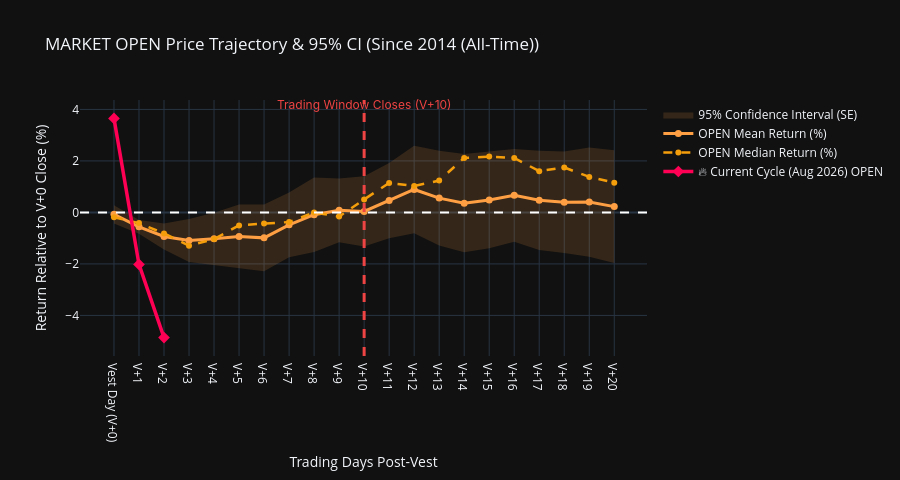
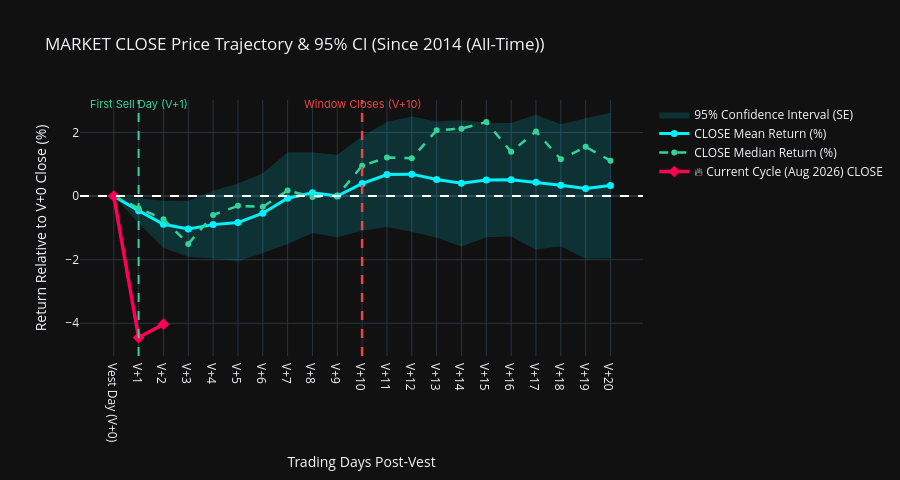

These figures' notebook cell, in order:
### Markdown cell above
## 2. Separate OPEN and CLOSE Price Trajectories (with 95% Confidence Intervals & V+10 Cutoff Line)

Below we plot separate charts for **Market Open ($O_t$)** and **Market Close ($C_t$)** relative to Vest Day $V+0$ Close ($C_0$).
The vertical dashed line marks **$V+10$** where the employee trading window closes.

### Code cell
def plot_open_close_separate(tf_key='all', tf_title='Since 2014 (All-Time)'):
    days_data = results_data[tf_key]['summary_days']
    days_x = [d['day_label'] for d in days_data]
    
    # 1. OPEN Chart
    o_mean = [d['open_mean'] for d in days_data]
    o_med = [d['open_median'] for d in days_data]
    o_lower = [d['open_ci_lower'] for d in days_data]
    o_upper = [d['open_ci_upper'] for d in days_data]
    
    fig_o = go.Figure()
    fig_o.add_trace(go.Scatter(
        x=days_x + days_x[::-1],
        y=o_upper + o_lower[::-1],
        fill='toself',
        fillcolor='rgba(255, 159, 67, 0.15)',
        line=dict(color='rgba(0,0,0,0)'),
        name='95% Confidence Interval (SE)',
        showlegend=True
    ))
    fig_o.add_trace(go.Scatter(x=days_x, y=o_mean, mode='lines+markers', name='OPEN Mean Return (%)',
                               line=dict(color='#ff9f43', width=3), marker=dict(size=7)))
    fig_o.add_trace(go.Scatter(x=days_x, y=o_med, mode='lines+markers', name='OPEN Median Return (%)',
                               line=dict(color='#f59e0b', width=2.5, dash='dash'), marker=dict(size=6)))
    
    fig_o.add_shape(type="line", x0="V+10", x1="V+10", y0=0, y1=1, yref="paper",
                    line=dict(color="#ef4444", width=3, dash="dash"))
    fig_o.add_annotation(x="V+10", y=1.02, yref="paper", text="Trading Window Closes (V+10)",
                         showarrow=False, font=dict(color="#ef4444", size=12, family="Inter"))
    fig_o.add_hline(y=0, line_dash="dash", line_color="white")
    
    fig_o.update_layout(
        title=f"MARKET OPEN Price Trajectory & 95% CI ({tf_title})",
        xaxis_title="Trading Days Post-Vest",
        yaxis_title="Return Relative to V+0 Close (%)",
        template="plotly_dark",
        height=480
    )
    # 2. CLOSE Chart
    c_mean = [d['close_mean'] for d in days_data]
    c_med = [d['close_median'] for d in days_data]
    c_lower = [d['close_ci_lower'] for d in days_data]
    c_upper = [d['close_ci_upper'] for d in days_data]
    
    fig_c = go.Figure()
    fig_c.add_trace(go.Scatter(
        x=days_x + days_x[::-1],
        y=c_upper + c_lower[::-1],
        fill='toself',
        fillcolor='rgba(0, 242, 254, 0.15)',
        line=dict(color='rgba(0,0,0,0)'),
        name='95% Confidence Interval (SE)',
        showlegend=True
    ))
    fig_c.add_trace(go.Scatter(x=days_x, y=c_mean, mode='lines+markers', name='CLOSE Mean Return (%)',
                               line=dict(color='#00f2fe', width=3), marker=dict(size=7)))
    fig_c.add_trace(go.Scatter(x=days_x, y=c_med, mode='lines+markers', name='CLOSE Median Return (%)',
                               line=dict(color='#34d399', width=2.5, dash='dash'), marker=dict(size=6)))
    
    fig_c.add_shape(type="line", x0="V+1", x1="V+1", y0=0, y1=1, yref="paper",
                    line=dict(color="#34d399", width=2, dash="dash"))
    fig_c.add_annotation(x="V+1", y=1.02, yref="paper", text="First Sell Day (V+1)",
                         showarrow=False, font=dict(color="#34d399", size=11, family="Inter"))
    fig_c.add_shape(type="line", x0="V+10", x1="V+10", y0=0, y1=1, yref="paper",
                    line=dict(color="#ef4444", width=2.5, dash="dash"))
    fig_c.add_annotation(x="V+10", y=1.02, yref="paper", text="Window Closes (V+10)",
                         showarrow=False, font=dict(color="#ef4444", size=11, family="Inter"))
    fig_c.add_hline(y=0, line_dash="dash", line_color="white")
    
    fig_c.update_layout(
        title=f"MARKET CLOSE Price Trajectory & 95% CI ({tf_title})",
        xaxis_title="Trading Days Post-Vest",
        yaxis_title="Return Relative to V+0 Close (%)",
        template="plotly_dark",
        height=480
    )

    # Add Current Vest Cycle Overlay if available
    cur_cycle = results_data.get('current_vest_cycle')
    if cur_cycle:
        cur_x = [d['day_label'] for d in cur_cycle['days']]
        cur_open_y = [d['open_pct'] for d in cur_cycle['days']]
        cur_close_y = [d['close_pct'] for d in cur_cycle['days']]
        
        fig_o.add_trace(go.Scatter(
            x=cur_x, y=cur_open_y, mode='lines+markers',
            name='🔥 Current Cycle (Aug 2026) OPEN',
            line=dict(color='#ff0055', width=3.5),
            marker=dict(size=9, symbol='diamond', color='#ff0055')
        ))
        
        fig_c.add_trace(go.Scatter(
            x=cur_x, y=cur_close_y, mode='lines+markers',
            name='🔥 Current Cycle (Aug 2026) CLOSE',
            line=dict(color='#ff0055', width=3.5),
            marker=dict(size=9, symbol='diamond', color='#ff0055')
        ))

    fig_o.show()
    fig_c.show()

plot_open_close_separate('all', 'Since 2014 (All-Time)')

### Figure 1 — Plotly figure (JSON) as saved in the notebook; plotly's stock layout.template omitted (floating-point values rounded to 4 significant figures)
{"data": [{"fill": "toself", "fillcolor": "rgba(255, 159, 67, 0.15)", "line": {"color": "rgba(0,0,0,0)"}, "name": "95% Confidence Interval (SE)", "showlegend": true, "type": "scatter", "x": ["Vest Day (V+0)", "V+1", "V+2", "V+3", "V+4", "V+5", "V+6", "V+7", "V+8", "V+9", "V+10", "V+11", "V+12", "V+13", "V+14", "V+15", "V+16", "V+17", "V+18", "V+19", "V+20", "V+20", "V+19", "V+18", "V+17", "V+16", "V+15", "V+14", "V+13", "V+12", "V+11", "V+10", "V+9", "V+8", "V+7", "V+6", "V+5", "V+4", "V+3", "V+2", "V+1", "Vest Day (V+0)"], "y": [0.2816, -0.2895, -0.427, -0.2559, -0.01623, 0.3065, 0.3117, 0.7741, 1.359, 1.316, 1.404, 1.923, 2.592, 2.393, 2.264, 2.354, 2.459, 2.398, 2.368, 2.525, 2.41, -1.96, -1.722, -1.571, -1.457, -1.134, -1.393, -1.549, -1.283, -0.8107, -1.001, -1.323, -1.156, -1.534, -1.737, -2.287, -2.171, -2.029, -1.924, -1.443, -0.8308, -0.4329]}, {"line": {"color": "#ff9f43", "width": 3}, "marker": {"size": 7}, "mode": "lines+markers", "name": "OPEN Mean Return (%)", "type": "scatter", "x": ["Vest Day (V+0)", "V+1", "V+2", "V+3", "V+4", "V+5", "V+6", "V+7", "V+8", "V+9", "V+10", "V+11", "V+12", "V+13", "V+14", "V+15", "V+16", "V+17", "V+18", "V+19", "V+20"], "y": [-0.07566, -0.5602, -0.9352, -1.09, -1.023, -0.9323, -0.9877, -0.4814, -0.08776, 0.08012, 0.04042, 0.4611, 0.8908, 0.5553, 0.3578, 0.4804, 0.6625, 0.4706, 0.3984, 0.4013, 0.2251]}, {"line": {"color": "#f59e0b", "dash": "dash", "width": 2.5}, "marker": {"size": 6}, "mode": "lines+markers", "name": "OPEN Median Return (%)", "type": "scatter", "x": ["Vest Day (V+0)", "V+1", "V+2", "V+3", "V+4", "V+5", "V+6", "V+7", "V+8", "V+9", "V+10", "V+11", "V+12", "V+13", "V+14", "V+15", "V+16", "V+17", "V+18", "V+19", "V+20"], "y": [-0.1887, -0.4152, -0.8161, -1.294, -1.036, -0.5033, -0.4337, -0.3745, -0.003388, -0.1612, 0.5047, 1.144, 1.025, 1.238, 2.117, 2.169, 2.115, 1.602, 1.746, 1.379, 1.156]}, {"line": {"color": "#ff0055", "width": 3.5}, "marker": {"color": "#ff0055", "size": 9, "symbol": "diamond"}, "mode": "lines+markers", "name": "🔥 Current Cycle (Aug 2026) OPEN", "type": "scatter", "x": ["Vest Day (V+0)", "V+1", "V+2"], "y": [3.65, -2.02, -4.86]}], "layout": {"annotations": [{"font": {"color": "#ef4444", "family": "Inter", "size": 12}, "showarrow": false, "text": "Trading Window Closes (V+10)", "x": "V+10", "y": 1.02, "yref": "paper"}], "height": 480, "shapes": [{"line": {"color": "#ef4444", "dash": "dash", "width": 3}, "type": "line", "x0": "V+10", "x1": "V+10", "y0": 0, "y1": 1, "yref": "paper"}, {"line": {"color": "white", "dash": "dash"}, "type": "line", "x0": 0, "x1": 1, "xref": "x domain", "y0": 0, "y1": 0, "yref": "y"}], "title": {"text": "MARKET OPEN Price Trajectory & 95% CI (Since 2014 (All-Time))"}, "xaxis": {"title": {"text": "Trading Days Post-Vest"}}, "yaxis": {"title": {"text": "Return Relative to V+0 Close (%)"}}}}

### Figure 2 — Plotly figure (JSON) as saved in the notebook; plotly's stock layout.template omitted (floating-point values rounded to 4 significant figures)
{"data": [{"fill": "toself", "fillcolor": "rgba(0, 242, 254, 0.15)", "line": {"color": "rgba(0,0,0,0)"}, "name": "95% Confidence Interval (SE)", "showlegend": true, "type": "scatter", "x": ["Vest Day (V+0)", "V+1", "V+2", "V+3", "V+4", "V+5", "V+6", "V+7", "V+8", "V+9", "V+10", "V+11", "V+12", "V+13", "V+14", "V+15", "V+16", "V+17", "V+18", "V+19", "V+20", "V+20", "V+19", "V+18", "V+17", "V+16", "V+15", "V+14", "V+13", "V+12", "V+11", "V+10", "V+9", "V+8", "V+7", "V+6", "V+5", "V+4", "V+3", "V+2", "V+1", "Vest Day (V+0)"], "y": [0.0, -0.06733, -0.1469, -0.1565, 0.1671, 0.3853, 0.7171, 1.374, 1.374, 1.299, 1.885, 2.33, 2.504, 2.35, 2.387, 2.304, 2.297, 2.559, 2.263, 2.453, 2.621, -1.949, -1.97, -1.579, -1.683, -1.267, -1.296, -1.583, -1.309, -1.122, -0.9682, -1.093, -1.294, -1.16, -1.503, -1.79, -2.053, -1.961, -1.906, -1.622, -0.8488, 0.0]}, {"line": {"color": "#00f2fe", "width": 3}, "marker": {"size": 7}, "mode": "lines+markers", "name": "CLOSE Mean Return (%)", "type": "scatter", "x": ["Vest Day (V+0)", "V+1", "V+2", "V+3", "V+4", "V+5", "V+6", "V+7", "V+8", "V+9", "V+10", "V+11", "V+12", "V+13", "V+14", "V+15", "V+16", "V+17", "V+18", "V+19", "V+20"], "y": [0.0, -0.4581, -0.8843, -1.031, -0.8968, -0.8337, -0.5364, -0.06471, 0.1071, 0.002309, 0.3963, 0.6807, 0.6911, 0.5203, 0.4017, 0.5042, 0.5146, 0.4382, 0.3417, 0.2411, 0.336]}, {"line": {"color": "#34d399", "dash": "dash", "width": 2.5}, "marker": {"size": 6}, "mode": "lines+markers", "name": "CLOSE Median Return (%)", "type": "scatter", "x": ["Vest Day (V+0)", "V+1", "V+2", "V+3", "V+4", "V+5", "V+6", "V+7", "V+8", "V+9", "V+10", "V+11", "V+12", "V+13", "V+14", "V+15", "V+16", "V+17", "V+18", "V+19", "V+20"], "y": [0.0, -0.3786, -0.7261, -1.503, -0.5946, -0.3055, -0.3376, 0.1762, -0.02733, 0.01404, 0.9561, 1.214, 1.192, 2.07, 2.123, 2.333, 1.393, 2.036, 1.157, 1.55, 1.114]}, {"line": {"color": "#ff0055", "width": 3.5}, "marker": {"color": "#ff0055", "size": 9, "symbol": "diamond"}, "mode": "lines+markers", "name": "🔥 Current Cycle (Aug 2026) CLOSE", "type": "scatter", "x": ["Vest Day (V+0)", "V+1", "V+2"], "y": [0.0, -4.45, -4.03]}], "layout": {"annotations": [{"font": {"color": "#34d399", "family": "Inter", "size": 11}, "showarrow": false, "text": "First Sell Day (V+1)", "x": "V+1", "y": 1.02, "yref": "paper"}, {"font": {"color": "#ef4444", "family": "Inter", "size": 11}, "showarrow": false, "text": "Window Closes (V+10)", "x": "V+10", "y": 1.02, "yref": "paper"}], "height": 480, "shapes": [{"line": {"color": "#34d399", "dash": "dash", "width": 2}, "type": "line", "x0": "V+1", "x1": "V+1", "y0": 0, "y1": 1, "yref": "paper"}, {"line": {"color": "#ef4444", "dash": "dash", "width": 2.5}, "type": "line", "x0": "V+10", "x1": "V+10", "y0": 0, "y1": 1, "yref": "paper"}, {"line": {"color": "white", "dash": "dash"}, "type": "line", "x0": 0, "x1": 1, "xref": "x domain", "y0": 0, "y1": 0, "yref": "y"}], "title": {"text": "MARKET CLOSE Price Trajectory & 95% CI (Since 2014 (All-Time))"}, "xaxis": {"title": {"text": "Trading Days Post-Vest"}}, "yaxis": {"title": {"text": "Return Relative to V+0 Close (%)"}}}}
